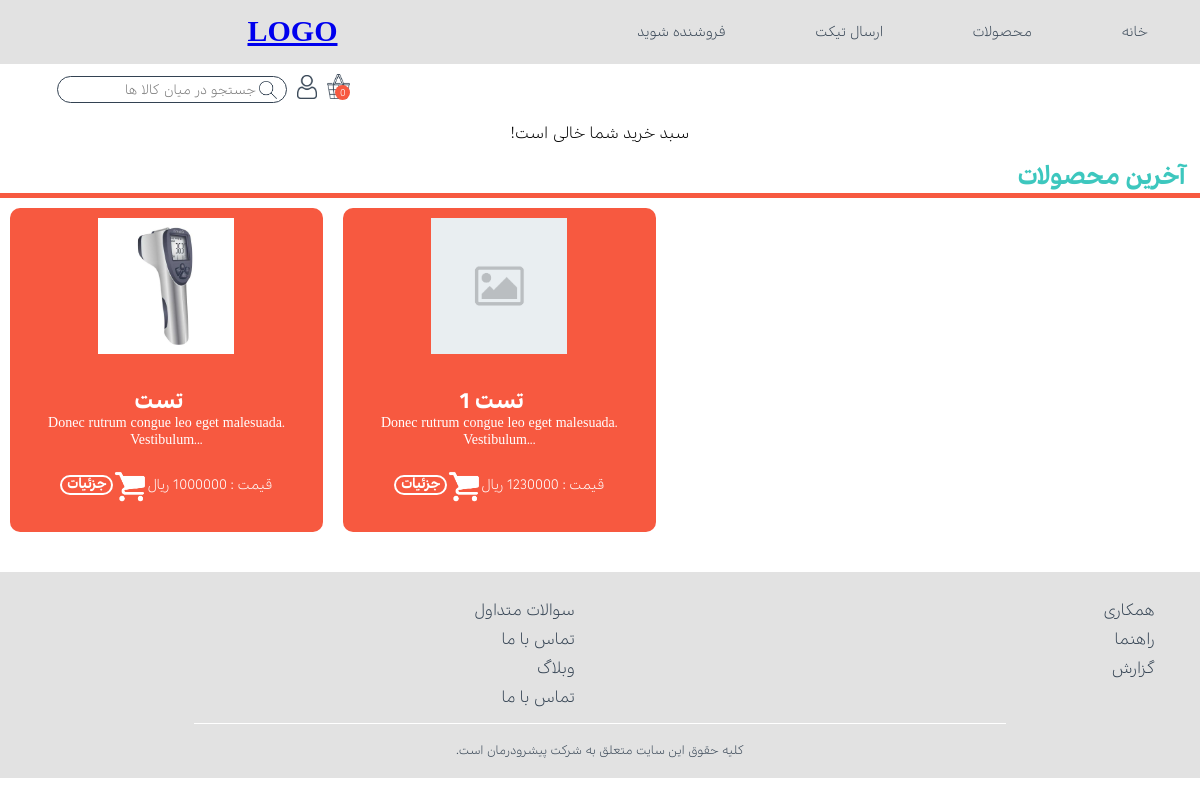
The app's page /cart (signed in) with its own data.
### home/models.py (models this page shows, shortened)
class Product(models.Model):
    persian_name = models.CharField(max_length=150)
    english_name = models.CharField(max_length = 150)
    detail = models.TextField()
    category = models.ForeignKey('products_category',on_delete=models.CASCADE,related_name='+',)
    reccomend = models.BooleanField(default=False)
    price = models.PositiveIntegerField(default=0)
    backgroundcolor = models.CharField(max_length=6 , default='F75940')
    image = models.ImageField(default='products/default.png', upload_to='products', max_length=300)
    image_alt=models.CharField(default="image" ,max_length=50)
    date = models.DateTimeField(auto_now_add=False,auto_now = True)
    slug = models.SlugField(default='test')
    def snippet(self):
        return self.detail[:50]+"..."

### carts/views.py (the view)
# urls.py: path('cart',cart, name='cart'),
@login_required(login_url = "accounts:login")
def cart(request):
    try:
        cart = models.Cart.objects.get(id = request.user.id)
    except models.Cart.DoesNotExist:
        pass
    cart = models.Cart.objects.get(id = request.user.id)
    last_products = models.Product.objects.all().order_by('-date')[:5]
    new_total = 0
    for item in cart.products.all():
        new_total += item.price
    if cart.products.all().count() == 0 :
        print(cart.products.all().count())
        context = {'cart':cart , 'total':new_total , 'last_products':last_products ,'empty':True}
    else:
        context = {'cart':cart , 'total':new_total , 'last_products':last_products ,'empty':False}
    return render(request,'carts/cart.html',context)

### home/context_processors.py (called while the page is built)
def carttotal(request):
    if request.user.is_authenticated:
        try:
            cart = Cart.objects.get(id = request.user.id)
            context = {'items_total': cart.products.all().count()}
        except:
            context = {}
    else:
        context = {}
    return context

### carts/templates/carts/cart.html (shortened to what this page needs)
{% extends 'base.html' %} {% load static %} {% block title %} cart {% endblock title %} {% block links %}
<link rel="stylesheet" href="{% static 'cart/CSS/style.css' %}"> {% endblock links %} {% block content %}
<div class="cart_container">
    {%if empty %}
    <p>سبد خرید شما خالی است!</p>
</div>
{%endif%}
<div class="last-products">
    <h1>آخرین محصولات</h1>
    <div class="line">
    </div>
    <div class="products">
        {% for product in last_products %}
        <div class="product">
            <img src="{{product.image.url}}" alt="{{product.image_lt}}">
            <div class="line"></div>
            <h1>{{product.persian_name}}</h1>
            <p>{{product.snippet}}</p>
            <div class="btns">
                <a href="{% url 'home:product_detail' product.slug %}"> <button class="detail">جزئیات</button> </a>
                {% if user.is_authenticated %} {% if product in cartitems %}
                <a href="{% url 'home:remove_cart' product.slug %}"><img src="{% static 'home/icons/remove.png' %}" alt="" class="addtobasket"></a>
                {%else%}
                <a href="{% url 'home:add_cart' product.slug %}"><img src="{% static 'home/icons/addtobasket.png' %}" alt="" class="addtobasket"></a>
                {%endif%} {% else %}
                <a href="{% url 'accounts:login'%}"><img src="{% static 'home/icons/addtobasket.png' %}" alt="" class="addtobasket"></a>
                {% endif %}
                <p class="price">قیمت : {{product.price|stringformat:"i"}} ریال</p>
            </div>
        </div>
        {% endfor %}
    </div>
</div>
{% endblock content %} {%block scripts%} {%endblock scripts%}

### static/home/CSS/base/style.css (style rules this page uses)
* { margin: 0; padding: 0; -webkit-box-sizing: border-box; box-sizing: border-box; }
body { width: 100%; position: relative; overflow-x: hidden; }
.detail { background: none; border: solid 2px #fff; border-radius: 25px; font-family: "Kohinoor"; color: #fff; padding: 0 5px; }
.last-products { width: 100%; background-color: #fff; text-align: right; }
.last-products h1 { font-size: 1.5rem; margin: 20px 15px 0 0; color: #3DC7BE; }
.last-products .line { width: 100%; height: 5px; background-color: #F75940; }
.products { height: -webkit-max-content; height: -moz-max-content; height: max-content; width: 100%; overflow-y: hidden; overflow-x: scroll; display: -webkit-box; display: -ms-flexbox; display: flex; -ms-flex-wrap: nowrap; flex-wrap: nowrap; -ms-flex-negative: 0; flex-shrink: 0; padding-bottom: 10px; }
.product { padding-bottom: 10px; margin: 10px; width: -webkit-max-content; width: -moz-max-content; width: max-content; height: 90%; border-radius: 10px; background-color: #F75940; -ms-flex-negative: 0; flex-shrink: 0; display: -webkit-box; display: -ms-flexbox; display: flex; -webkit-box-orient: vertical; -webkit-box-direction: normal; -ms-flex-direction: column; flex-direction: column; -webkit-box-align: center; -ms-flex-align: center; align-items: center; }
.product img { margin: 10px 0 0 0; width: 136px; height: 136px; }
.product .line { -ms-flex-item-align: end; align-self: flex-end; margin: 5px 0; width: 70%; background-color: #fff; }
.product h1 { color: #fff; font-size: 22px; }
.product p { color: #fff; text-align: center; width: 80%; font-size: 14px; }
.product .addtobasket { width: 34px; height: 100%; }
.product .detail { font-weight: bold; }
.product .btns { display: -webkit-box; display: -ms-flexbox; display: flex; -webkit-box-pack: center; -ms-flex-pack: center; justify-content: center; -webkit-box-align: center; -ms-flex-align: center; align-items: center; margin: 10px 0; }

### static/cart/CSS/style.css (style rules this page uses)
body { font-family: "Kohinoor"; }
.cart_container { margin: 20px; display: -webkit-box; display: -ms-flexbox; display: flex; -webkit-box-pack: center; -ms-flex-pack: center; justify-content: center; direction: rtl; -ms-flex-wrap: wrap; flex-wrap: wrap; }
.last-products .line { width: 100%; height: 5px; background-color: #F75940; }

### records on screen
Product: image (picture), persian_name "تست", snippet "Donec rutrum congue leo eget malesuada. Vestibulum...", price "1000000"
Product: image (placeholder picture), persian_name "تست 1", snippet "Donec rutrum congue leo eget malesuada. Vestibulum...", price "1230000"

### other values on screen
{{ items_total }} "0"
